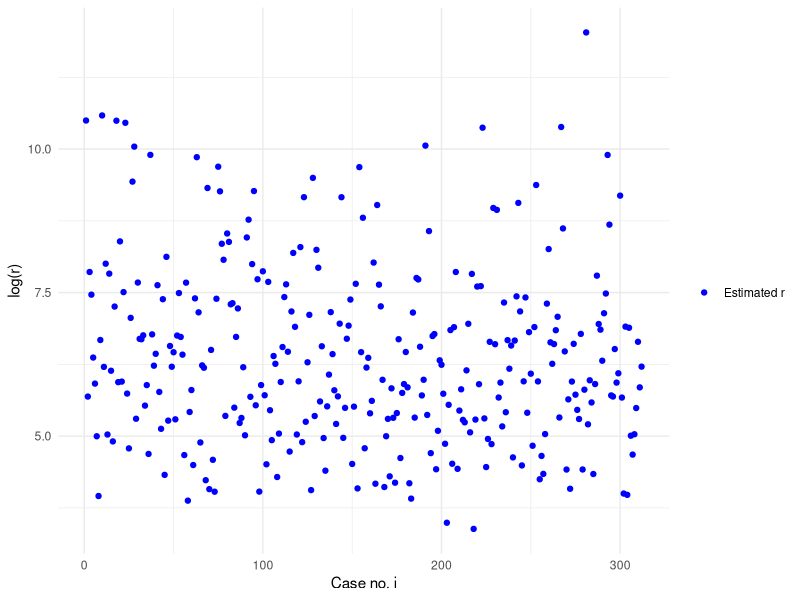
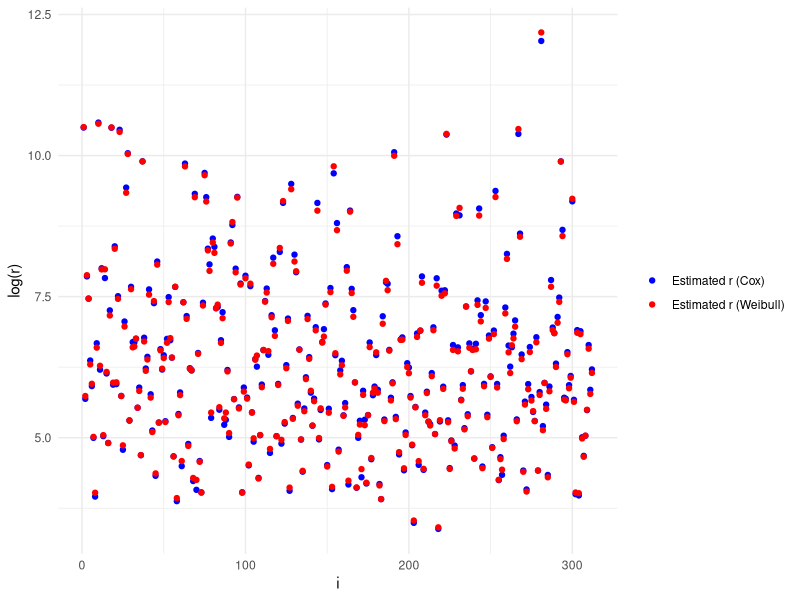
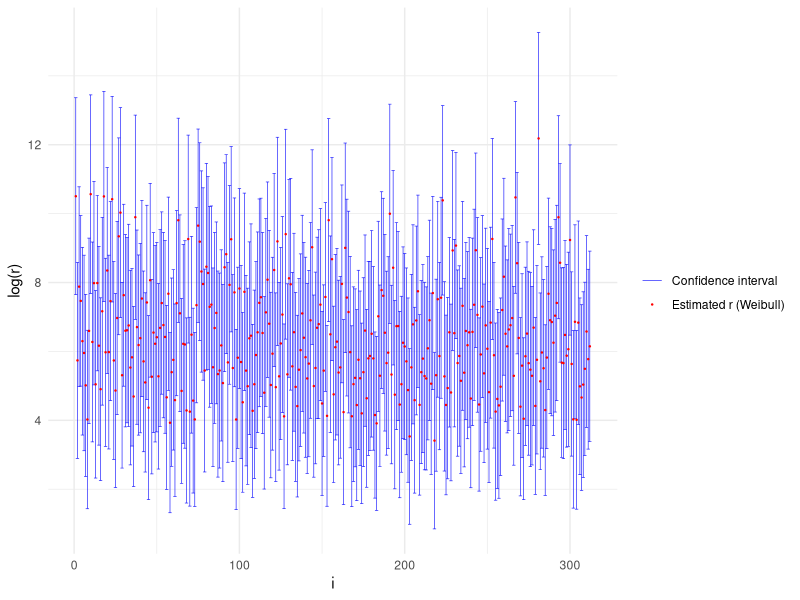
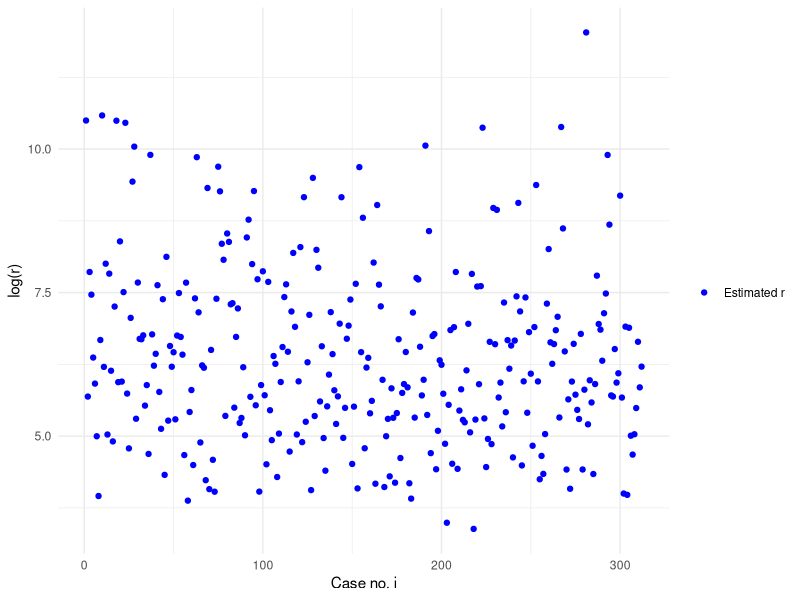
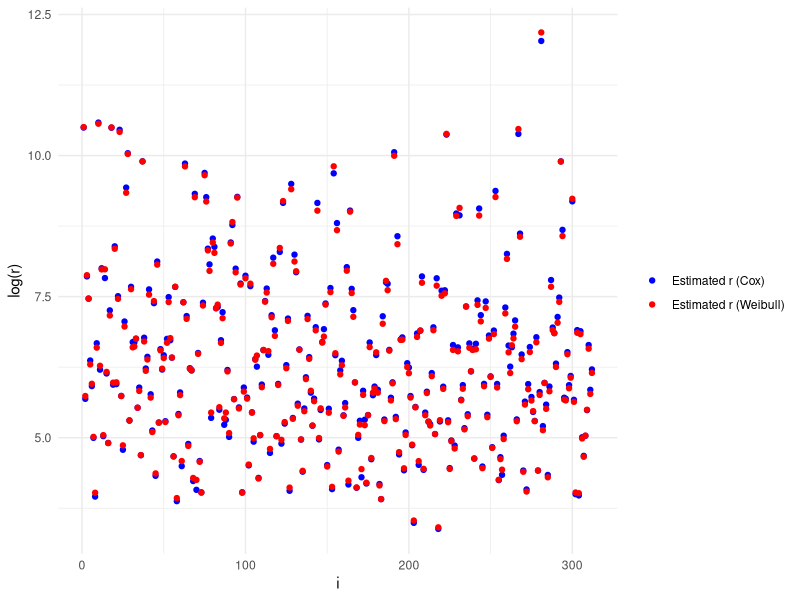
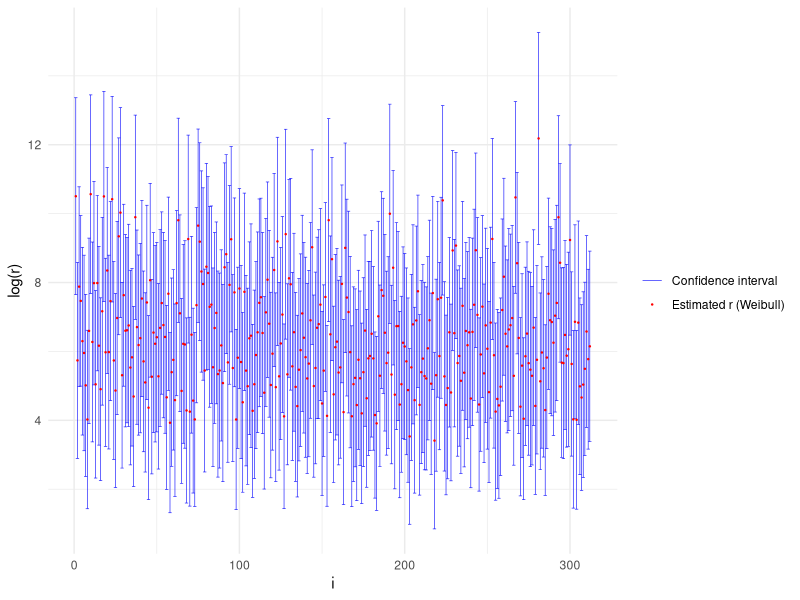

Write the R code that produced these figures, in order.
### Problem 1 ----
library(survival)
library(xtable)
library(ggplot2)
data(pbc,package="survival")

## a) ----

# Construct train dataset
train <- pbc[1:312, 
             c("age", "sex", "ascites", "hepato", "spiders", "edema",
               "bili", "albumin", "protime", "alk.phos", "ast", "stage",
               "trt", "time")] # pick out first 312 observation
# Add censor column
censor <- pbc$status[1:312]
censor[censor == 1] = 0
censor[censor == 2] = 1
train$censor <-  censor
# Add square and log() of continuous variables
train$age2 <- (train$age)^2
train$lage <- log(train$age)
train$bili2 <- (train$bili)^2
train$lbili <- log(train$bili)
train$albumin2 <- (train$albumin)^2
train$lalbumin <- log(train$albumin)
train$protime2 <- (train$protime)^2
train$lprotime <- log(train$protime)
train$alk.phos2 <- (train$alk.phos)^2
train$lalk.phos <- log(train$alk.phos)
train$ast2 <- (train$ast)^2
train$last <- log(train$ast)


# Elimination strategy: Remove highest p-value until all <= 0.05.
# Function for backward elimination of features:
elim <- function(df, model.type = "cox"){
  y <- "Surv(time, censor)"
  covariates <- setdiff(colnames(df), c("time", "censor"))
  removed <- c()
  p.above <- TRUE
  while(p.above){
    formula <- as.formula(paste(y, paste(covariates, collapse=" + "), 
                                sep=" ~ ")) # Create formula
    model <- p.vals <- NA
    if(model.type == "cox"){
      model <- coxph(formula, data = df)
      s <- summary(model)
      p.vals <- s$coefficients[,5]
    } else if(model.type == "surv"){
      model <- survreg(formula, data = df)
      s <- summary(model)
      p.vals <- s$table[2:(length(covariates)+1), 4]
    } else{
      stop("Invalid model.")
    }
    if(sum(p.vals > 0.05) == 0 || length(covariates) == 1){ # Stop elim
      p.above = FALSE
    } else{
      remove <- which(p.vals == max(p.vals))
      removed <- c(removed, covariates[remove])
      covariates <- covariates[-remove]
    }
  }
  return(list(model = model, removed = removed))
}

# Run step-wise backward elimination procedure
elim.cox <- elim(train)
elim.cox$removed
mod.cox <- elim.cox$model

r.cox <- exp(as.matrix(train[, names(mod.cox$coefficients)]) %*%
               mod.cox$coefficients)

# Plot errf
r.df <- data.frame(log.r.cox = log(r.cox), r.cox = r.cox, x = 1:312)
ggplot(r.df, aes(x = x)) + geom_point(aes(y = log.r.cox, color = "Estimated r")) +
  xlab("Case no. i") + ylab("log(r)") + 
  scale_color_manual(name = " ", values = c("Estimated r" = "blue")) + 
  theme_minimal()
ggsave("figures/errf_cox.pdf", height = 5, width = 8)

## b) ----
elim.surv <- elim(train, model.type = "surv")
elim.surv$removed
mod.surv <- elim.surv$model

# Find corresponding coefficients
gamma <- mod.surv$coefficients
beta <- -gamma[2:length(gamma)]/mod.surv$scale
r.surv <- exp(as.matrix(train[, names(beta)]) %*%
               beta)

# Plot errf together
r.df$r.surv <- r.surv
r.df$log.r.surv <- log(r.surv)
ggplot(r.df, aes(x = x)) + 
  geom_point(aes(y = log.r.cox, color = "Estimated r (Cox)"))+
  geom_point(aes(y = log.r.surv, color = "Estimated r (Weibull)")) + 
  xlab("i") + ylab("log(r)") + 
  scale_color_manual(name = " ", 
                     values = c("Estimated r (Cox)" = "blue", 
                                            "Estimated r (Weibull)" = "red")) + 
  theme_minimal()
ggsave("figures/errf_both.pdf", height = 5, width = 8)

## c) ----
# Construct table with coefficients
sum.surv <- summary(mod.surv)
p.vals <- sum.surv$table[2:(length(mod.surv$coefficients)),4]
df <- data.frame("coef" = beta, "p-value" = p.vals)
xtable(df, digits = 4)


## d) ----
marg.var <- diag(sum.surv$var)
z.alpha <- qnorm(0.05, lower.tail = FALSE)
params <- sum.surv$table[,1]
lower <- params - z.alpha*sqrt(marg.var)
upper <- params + z.alpha*sqrt(marg.var)
conf.ints <- data.frame(upper = upper, lower = lower)
xtable(conf.ints, digits = 5)


# Remove??
f <- function(phi, gamma, x){
  val <- exp(-phi)*t(gamma)%*%x
  return(val)
}

var.T <- function(phi, gamma, x, var.phi, var.g, cov.pg){
  g.x <- t(gamma)%*%x
  val <- exp(-2*phi)*(g.x^2*var.phi + sum(x^2*var.g) -
                        2*g.x*sum(x*cov.pg))
  return(val)
}

# Find variance of errf
var.vec <- rep(NA, 312)
covariates <- names(tail(mod.surv$coefficients,-1))
phi <- params[8]
gamma <- params[2:8]
var.phi <- marg.var[9]
var.g <- marg.var[2:8]
cov.pg <- mod.surv$var[9, 2:8]
for(i in 1:312){
  x <- train[i, covariates]
  var.vec[i] <- var.T(phi, as.numeric(gamma), as.numeric(x),
                      var.phi, var.g, cov.pg) 
}

r.df$upper <- r.df$log.r.surv + z.alpha*sqrt(var.vec)
r.df$lower <- r.df$log.r.surv - z.alpha*sqrt(var.vec)

ggplot(r.df, aes(x = x)) + 
  geom_errorbar(aes(ymin=lower, ymax=upper, colour="Confidence interval"), width=2, size = 0.2) + 
  geom_point(aes(y = log.r.surv, color = "Estimated r (Weibull)"), size = 0.2) +
  xlab("i") + ylab("log(r)") + 
  scale_color_manual(name = " ", 
                     values = c("Estimated r (Weibull)" = "red", "Confidence interval" = "blue" )) + 
  theme_minimal()
ggsave("figures/errf_both.pdf", height = 5, width = 8)



